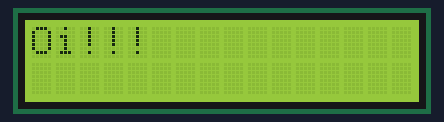
Simulated run of this sketch. Board: Arduino Uno, built with avr-gcc and run on an emulated ATmega328P. On the bench: 16×2 character LCD.

Above: at 0.1 s.
At 4.1 s:
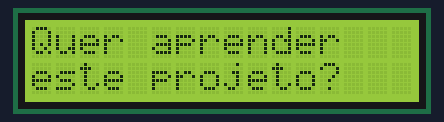
At 8.1 s:
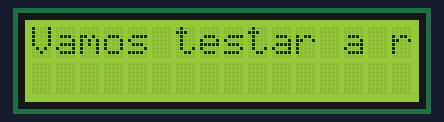
At 14.5 s:
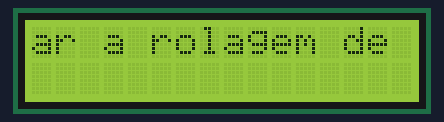
At 21.1 s:
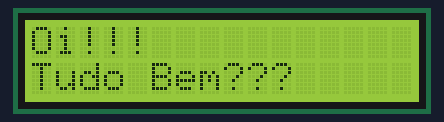
At 36.6 s:
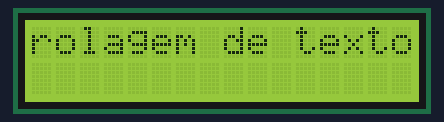

The sketch:

LCD3.ino
```cpp
 #include "LiquidCrystal.h"


LiquidCrystal lcd(12, 11, 5, 4, 3, 2);

void setup() {
  //Inicializando o LCD e informando o tamanho de 16 colunas e 2 linhas
  //que é o tamanho do LCD JHD 162A usado neste projeto.
  lcd.begin(16, 2);
}

void loop() {
  lcd.clear();          //limpa o display do LCD.
  lcd.print("Oi!!! ");  //imprime a string no display do LCD.
  delay(2000);

  lcd.setCursor(0,1);   //posiciona cursor na coluna 0 linha 1 do LCD
  lcd.print("Tudo Bem???"); //imprime a string no display do LCD.
  delay(2000);

  lcd.clear();
  lcd.print("Quer aprender");
  lcd.setCursor(0,1);
  lcd.print("este projeto?");
  delay(4000);

  lcd.clear();
  lcd.print("Vamos testar a rolagem de texto");
  delay(1000);

  //Rolando o display para a esquerda 15 vezes
  for (int i = 0; i < 15; i++) {
    lcd.scrollDisplayLeft();
    delay(600);
  }

  delay(1000);
}
```

Measured:
- what the display in image 1 shows lasts 4.0 s, from 4.1 s to 8.1 s
- what the display in image 2 shows lasts 1.0 s, from 8.1 s to 9.1 s
- what the display in image 3 shows lasts 0.6 s, from 14.5 s to 15.1 s
- what the display in image 4 shows lasts 2.0 s, from 21.1 s to 23.1 s
- what the display in image 5 shows lasts 1.6 s, from 36.5 s to 38.1 s
